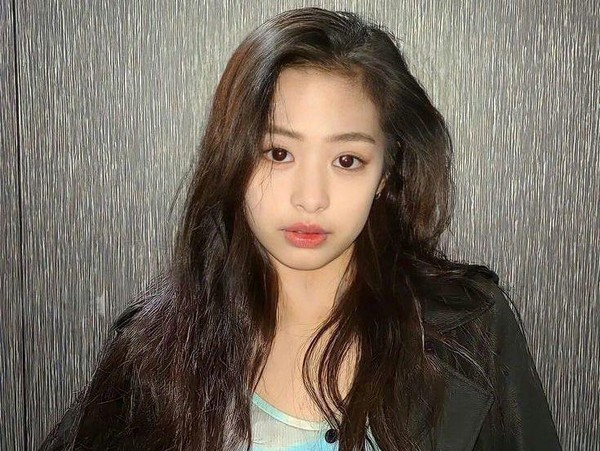
#> input picture Rifqi Izza_1102213033/no2bag3/ayon.jpeg, 600 x 451 px
$ python no2bag3.py
#> lines starting #> are read from the running program, lines starting #| are printed output that depends on the picture

import cv2


image = cv2.imread('ayon.jpeg')
#> image is the input picture: shape (451, 600, 3); mean B, G, R 92.6, 103.4, 113.4
cv2.imshow('Original', image)
cv2.waitKey(0)

gray_image = cv2.cvtColor(image, cv2.COLOR_BGR2GRAY)
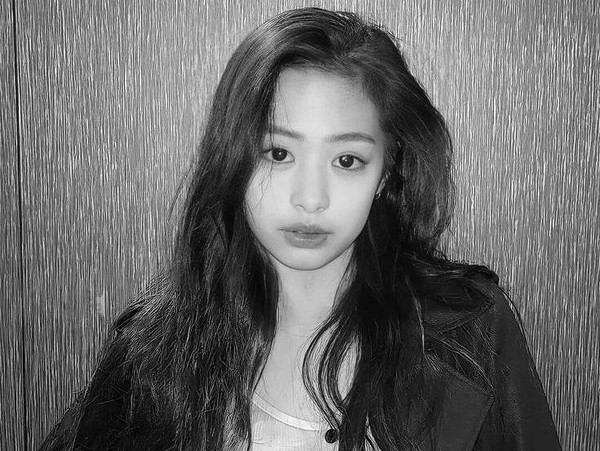
#> gray_image: shape (451, 600); min 0, max 255, mean 105.2

cv2.imshow('Grayscale', gray_image)
cv2.waitKey(0)

cv2.destroyAllWindows()
